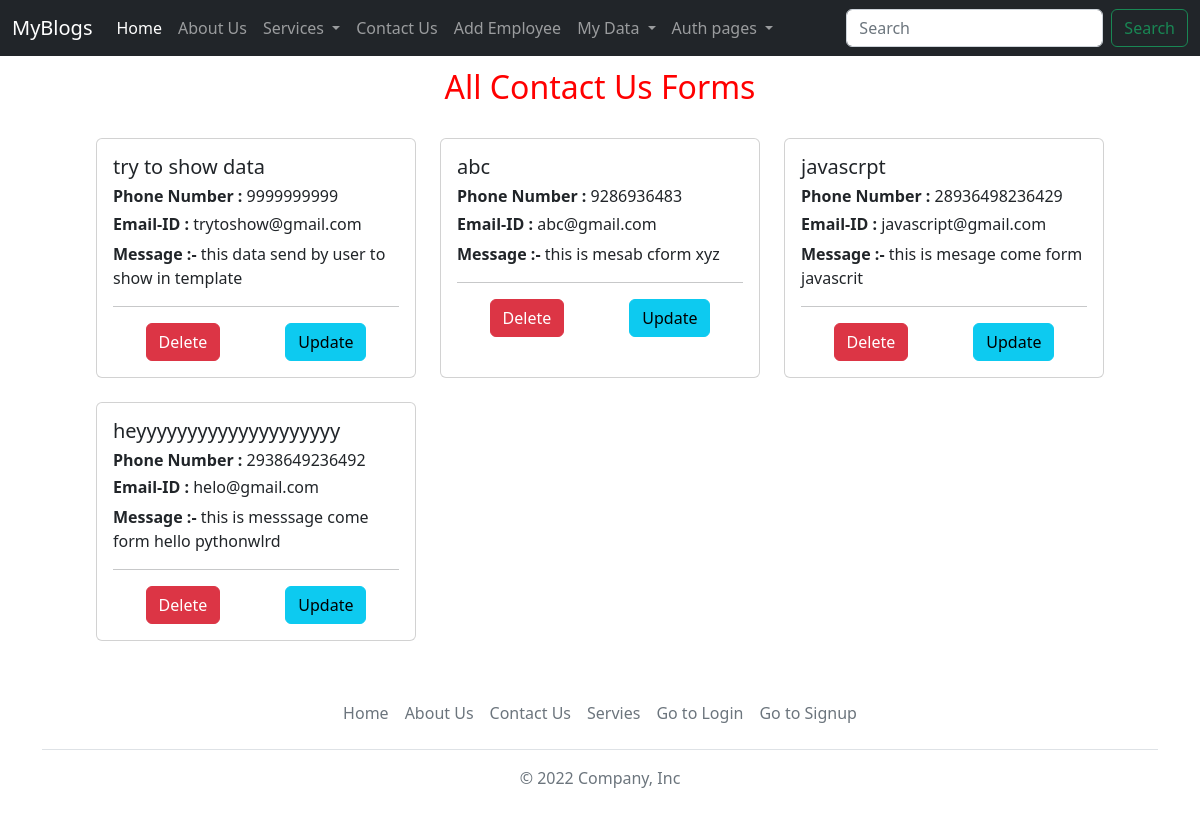
/all-contact-us-forms, run on the app's committed database.
### blogs/models.py (models this page shows, shortened)
class ContactUs(models.Model):
    full_name = models.CharField(max_length=100)
    phone_number = models.IntegerField()
    email_address = models.CharField(max_length=250)
    message = models.TextField()

### blogs/views.py (the view)
# urls.py: path("all-contact-us-forms", views.allcontactus, name = "allforms"),
def allcontactus(request):
    all_data = ContactUs.objects.all().order_by("-id")
    return render(request, "allcontactus_records.html", {"all_data" : all_data})

### templates/allcontactus_records.html (shortened to what this page needs)
{% extends "navfooter.html" %}
{% block bodyblock %}
<div>
    <h2 style="text-align: center; color: red; padding: 1%;">All Contact Us Forms</h2>
    <div style="padding: 1% 8%;">
        <div class="row row-cols-1 row-cols-md-3 g-4">
            {% for data in all_data %}
            <div class="col">
                <div class="card h-100">
                <div class="card-body">
                    <h5 class="card-title">{{data.full_name}}</h5>
                    <h6><b>Phone Number :</b> {{data.phone_number}}</h6>
                    <h6><b>Email-ID :</b> {{data.email_address}}</h6>
                    <p class="card-text"><b>Message :-</b> {{data.message}}</p>
                    <hr>
                    <div style="display: flex; justify-content: space-around;">
                        <button type="button" class="btn btn-danger" data-bs-toggle="modal" data-bs-target="#exampleModal{{data.id}}">Delete</button>
                        <button class="btn btn-info" data-bs-toggle="modal" data-bs-target="#exampleModal{{data.id}}xyz">Update</button>
                    </div>
                </div>
                </div>
            </div>
            {% endfor %}
        </div>
    </div>
</div>
{% endblock bodyblock %}

### data on the page
ContactUs: full_name "try to show data", phone_number "9999999999", email_address "trytoshow@gmail.com", message "this data send by user to show in template"
ContactUs: full_name "abc", phone_number "9286936483", email_address "abc@gmail.com", message "this is mesab cform xyz"
ContactUs: full_name "javascrpt", phone_number "28936498236429", email_address "javascript@gmail.com", message "this is mesage come form javascrit"
ContactUs: full_name "heyyyyyyyyyyyyyyyyyyyy", phone_number "2938649236492", email_address "helo@gmail.com", message "this is messsage come form hello pythonwlrd"
